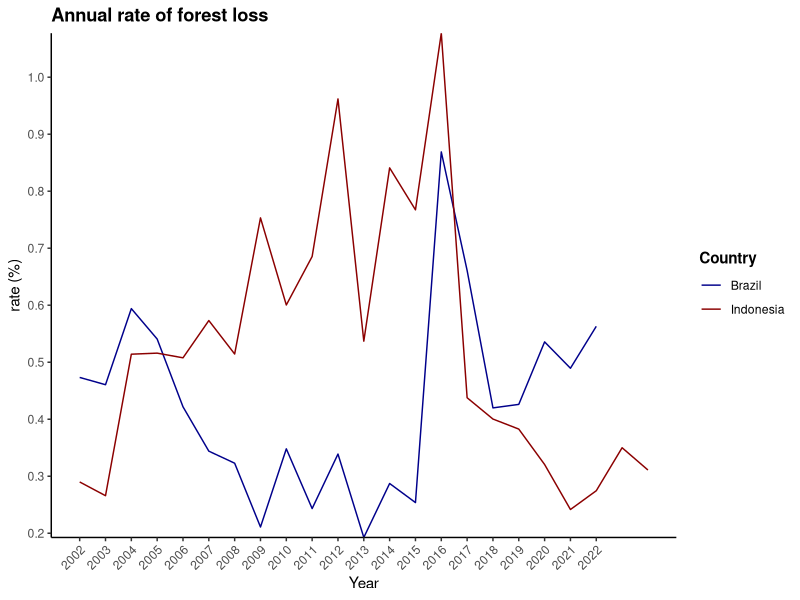
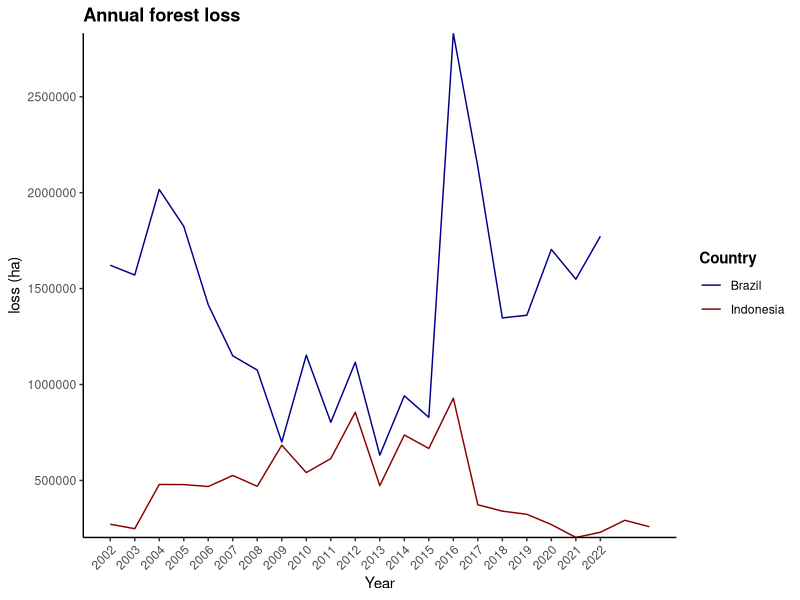
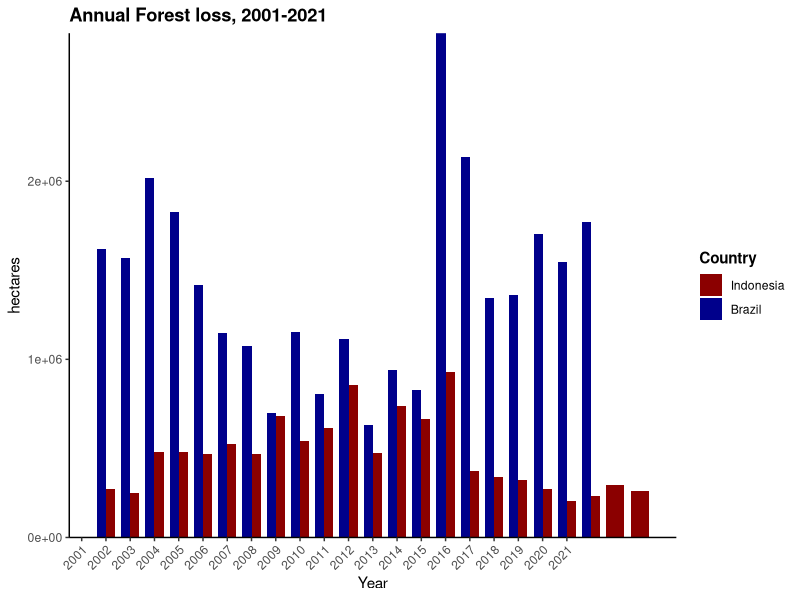
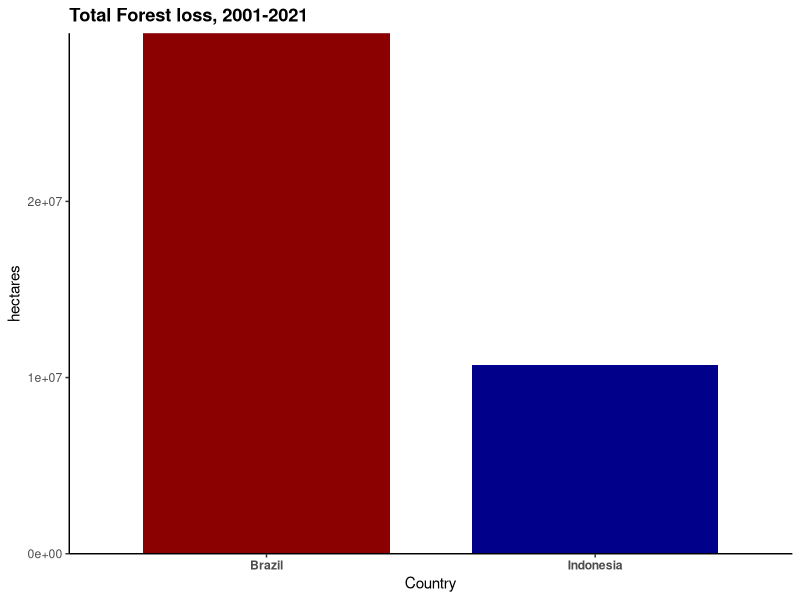
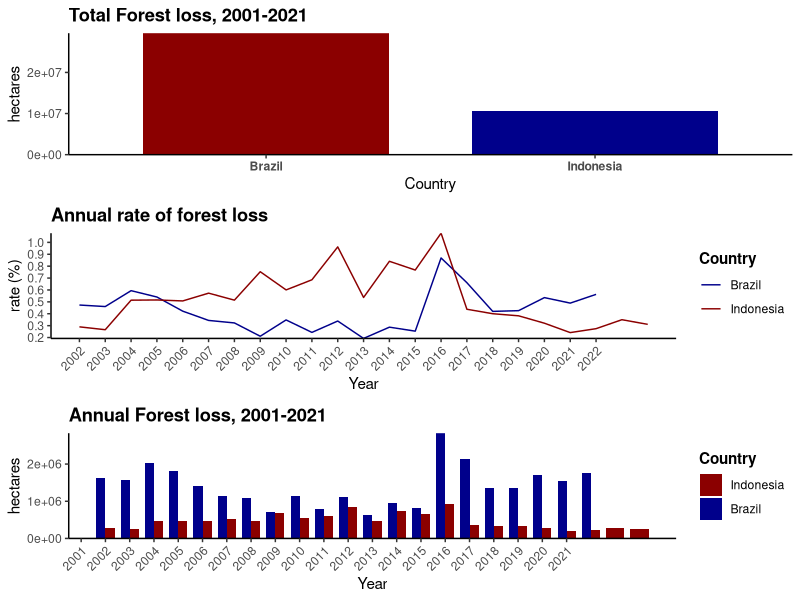

The R source for these figures, in order:
library(tidyverse)
library(cowplot)
library(here)


# brazil ------------------------------------------------------------------

here()
brazil_2000<- read.csv(here("course_projects","analytical_essay_deforestation","brazil","treecover_extent_2000_in_primary_forests_2001_tropics_only__ha.csv")) 
brazil_loss<- read.csv(here("course_projects","analytical_essay_deforestation","brazil","treecover_loss_in_primary_forests_2001_tropics_only__ha.csv")) %>% 
  rename(year=umd_tree_cover_loss__year,
         loss=umd_tree_cover_loss__ha) %>% 
  mutate('tree_cover_start' = ifelse(year=="2001",brazil_2000[1,2] ,NA)) %>% 
  relocate(tree_cover_start, .after="iso") %>% 
  mutate(tree_cover_final = tree_cover_start-loss) %>% 
  relocate(tree_cover_final, .after='loss')  

for (i in seq(2002,2024)) {
    brazil_loss$tree_cover_start[brazil_loss$year==i]=brazil_loss$tree_cover_final[brazil_loss$year==(i-1)] 
    brazil_loss$tree_cover_final[brazil_loss$year==i]=brazil_loss$tree_cover_start[brazil_loss$year==i]-brazil_loss$loss[brazil_loss$year==i]
} 

brazil_loss<-brazil_loss %>% 
  mutate(annual_perc_loss=loss/tree_cover_start*100) %>% 
  relocate(annual_perc_loss, .after='tree_cover_final')  

brazil_loss

# indonesia ----------------------------------------------------------------



indonesia_2000<- read.csv(here("course_projects","analytical_essay_deforestation","indonesia","treecover_extent_2000_in_primary_forests_2001_tropics_only__ha.csv")) 
indonesia_loss<- read.csv(here("course_projects","analytical_essay_deforestation","indonesia","treecover_loss_in_primary_forests_2001_tropics_only__ha.csv")) %>% 
  rename(year=umd_tree_cover_loss__year,
         loss=umd_tree_cover_loss__ha) %>% 
  mutate('tree_cover_start' = ifelse(year=="2001",indonesia_2000[1,2] ,NA)) %>% 
  relocate(tree_cover_start, .after="iso") %>% 
  mutate(tree_cover_final = tree_cover_start-loss) %>% 
  relocate(tree_cover_final, .after='loss')  

for (i in seq(2002,2024)) {
  indonesia_loss$tree_cover_start[indonesia_loss$year==i]=indonesia_loss$tree_cover_final[indonesia_loss$year==(i-1)] 
  indonesia_loss$tree_cover_final[indonesia_loss$year==i]=indonesia_loss$tree_cover_start[indonesia_loss$year==i]-indonesia_loss$loss[indonesia_loss$year==i]
} 

indonesia_loss<-indonesia_loss %>% 
  mutate(annual_perc_loss=loss/tree_cover_start*100) %>% 
  relocate(annual_perc_loss, .after='tree_cover_final')  
indonesia_loss


# bind the two datasets ---------------------------------------------------


forest_data<-bind_rows(brazil_loss,indonesia_loss) %>% 
  filter(year>2001)



# rate plot ---------------------------------------------------------------

cols <- c("IDN" = "darkred", "BRA" = "darkblue")
annual_rate_plot<-ggplot(forest_data, 
                         aes(x=year, 
                             y=annual_perc_loss, 
                             # group=iso, 
                             color=iso
                             )) +
  # geom_line(color="navyblue")+
  geom_line()+
  # geom_bar(stat="identity", fill="navyblue")+
  labs(
    x = "Year",
    y = "rate (%)")+
  ggtitle("Annual rate of forest loss")+
  scale_x_continuous(breaks = seq(from = 2002, to = 2022, by = 1))+
  scale_y_continuous(breaks = seq(from = 0, to = 2.1, by = 0.1), expand = c(0, 0))+
  scale_color_manual(values=cols,
                     name="Country",
                     labels = c("IDN" = "Indonesia", 
                                "BRA" = "Brazil"))
annual_rate_plot<-annual_rate_plot + 
  theme_classic()+
  theme(axis.text.x = element_text(angle = 45, hjust = 1))+
  theme(legend.title = element_text(face="bold"))+
  theme(plot.title = element_text(face="bold"))
# +
#   theme(legend.position="top")
annual_rate_plot


# annual forest loss ------------------------------------------------------





cols <- c("IDN" = "darkred", "BRA" = "darkblue")
annual_loss_plot<-ggplot(forest_data, 
                         aes(x=year, 
                             y=loss, 
                             # group=iso, 
                             color=iso
                         )) +
  # geom_line(color="navyblue")+
  geom_line()+
  # geom_bar(stat="identity", fill="navyblue")+
  labs(
    x = "Year",
    y = "loss (ha)")+
  ggtitle("Annual forest loss")+
  scale_x_continuous(breaks = seq(from = 2002, to = 2022, by = 1))+
  scale_y_continuous(breaks = seq(from = 0, to = 3000000, by = 500000), expand = c(0, 0))+
  scale_color_manual(values=cols,
                     name="Country",
                     labels = c("IDN" = "Indonesia", 
                                "BRA" = "Brazil"))
annual_loss_plot<-annual_loss_plot + 
  theme_classic()+
  theme(axis.text.x = element_text(angle = 45, hjust = 1))+
  theme(legend.title = element_text(face="bold"))+
  theme(plot.title = element_text(face="bold"))
# +
#   theme(legend.position="top")
annual_loss_plot




annual_loss_plot<-ggplot(forest_data, 
                         aes(x=year, 
                             y=loss, 
                             fill=iso
                         )) +
  geom_bar(stat="identity", width=.75, position = "dodge")+
  labs(
    x = "Year",
    y = "hectares")+
  ggtitle("Annual Forest loss, 2001-2021")+
  scale_x_continuous(breaks = seq(from = 2001, to = 2021, by = 1))+
  scale_y_continuous(expand = c(0, 0))+
  scale_fill_manual(values=c("darkred", "darkblue"), 
                    name="Country",
                    breaks=c("IDN", "BRA"),
                    labels=c("Indonesia", "Brazil"))
  
  
annual_loss_plot<-annual_loss_plot + 
  theme_classic()+
  theme(axis.text.x = element_text(angle = 45, hjust = 1))+
  theme(legend.title = element_text(face="bold"))+
  theme(plot.title = element_text(face="bold"))
# +
#   theme(legend.position="top")
annual_loss_plot



# total forest loss -------------------------------------------------------


total_loss<-forest_data %>% 
  group_by(iso) %>% 
  summarize(total_loss=sum(loss)) %>% 
  mutate(iso=if_else(iso=="BRA","Brazil","Indonesia"))



total_loss_plot<-ggplot(total_loss, 
                         aes(x=iso, 
                             y=total_loss, 
                             fill=iso
                         )) +
  geom_bar(stat="identity", width=.75, position = "dodge")+
  labs(
    x = "Country",
    y = "hectares")+
  ggtitle("Total Forest loss, 2001-2021")+
  # scale_x_continuous(breaks = seq(from = 2001, to = 2021, by = 1))+
  scale_y_continuous(expand = c(0, 0))+
  scale_fill_manual(values=c("darkred", "darkblue"), 
                    name="Country",
                    # breaks=c("IDN", "BRA"),
                    # labels=c("Indonesia", "Brazil")
                    )


total_loss_plot<-total_loss_plot + 
  theme_classic()+
  theme(axis.text.x = element_text(face="bold"))+
  theme(legend.title = element_text(face="bold"))+
  theme(plot.title = element_text(face="bold"))+
  theme(legend.position="none")
total_loss_plot



# Step 1: Call the pdf command to start the plot
pdf(file = "./class_sessions/16_1_climate_change/analytical_essay_deforestation/forest_loss_plots.pdf",   # The directory you want to save the file in
    width = 5, # The width of the plot in inches
    height = 10) # The height of the plot in inches

# Step 2: Create the plot with R code
plot_grid(total_loss_plot,
          annual_rate_plot,
          annual_loss_plot,
          ncol=1)


# Step 3: Run dev.off() to create the file!
dev.off()
